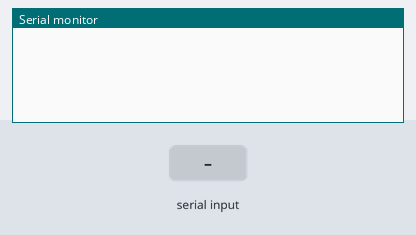
A sketch run on a simulated Arduino Uno, built with avr-gcc and run on an emulated ATmega328P. Shown: the last lines printed to the serial monitor. Inputs (shaded band) come from the test bench.

Above: at 1.2 s.
1.3 s: "ledON\n" received over Serial
At 2.5 s:
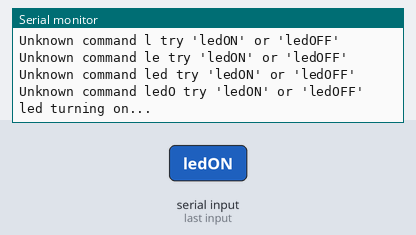
2.8 s: "ledOFF\n" received over Serial
At 4.3 s:
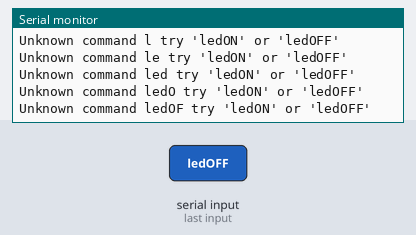
4.6 s: "1\n" received over Serial
At 5.5 s:
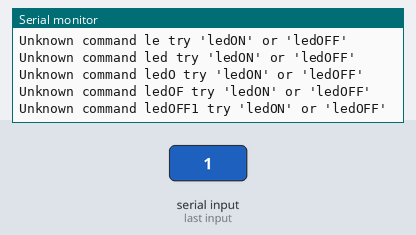
6.1 s: "ledON\n" received over Serial
At 7.3 s:
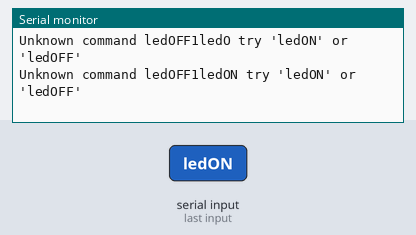
7.6 s: "ledOFF\n" received over Serial
At 9.1 s:
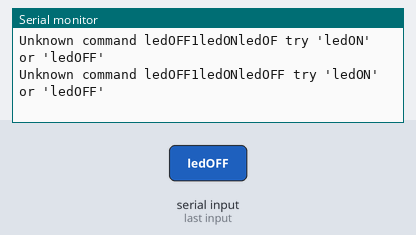

Measured:
- after the input at 1.3 s, the serial monitor: prints a new line at once (image 1)
- after the input at 2.8 s, the serial monitor: prints a new line after 0.37 s (image 2)
- after the input at 4.6 s, the serial monitor: prints a new line at once (image 3)
- after the input at 6.1 s, the serial monitor: prints a new line at once (image 4)
- after the input at 7.6 s, the serial monitor: prints a new line at once (image 5)

The sketch:

sketch_feb27b.ino
```cpp
int pushButton = 2;
String RX_string = "";
char RX_byte = 0;

void setup() {
  // put your setup code here, to run once:
  Serial.begin(9600);
  while (!Serial) {
    ; // wait for serial port to connect. Needed for native USB port only
  }
  pinMode(pushButton, INPUT);   // digital sensor is on digital pin pushButton

}

void loop() {
  if (Serial.available() > 0) {
    RX_byte = Serial.read();

    if (RX_byte != '\n') {
      RX_string += RX_byte;

      if(RX_string == "ledON") {
        RX_string = "";
        Serial.println("led turning on...");
        digitalWrite(pushButton, HIGH);
        delay(1500);
        Serial.println("led turning on...");
        Serial.println("Waiting for new input...");
      }

      else if(RX_string == "ledOFF") {
        RX_string == "";
      }

      else {
        Serial.println("Unknown command " + RX_string + " try \'ledON\' or \'ledOFF\'");
      }
    }
  }
}
```
